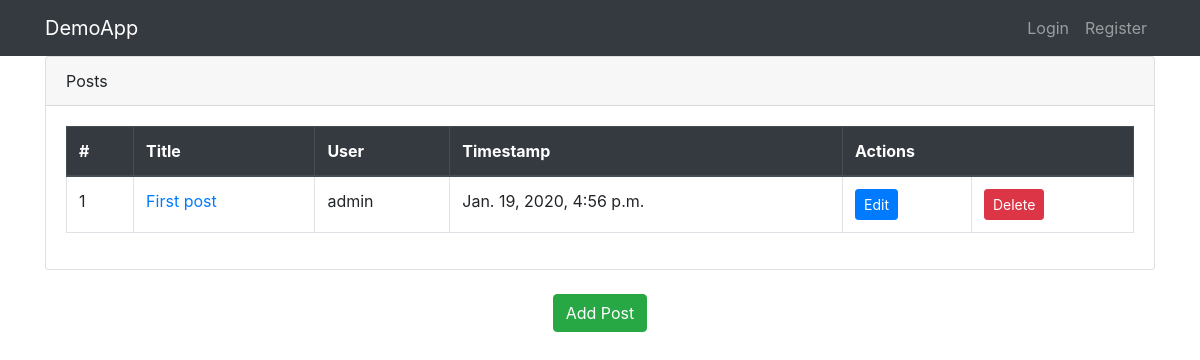
/blog/, run on an earlier commit of the app's database.
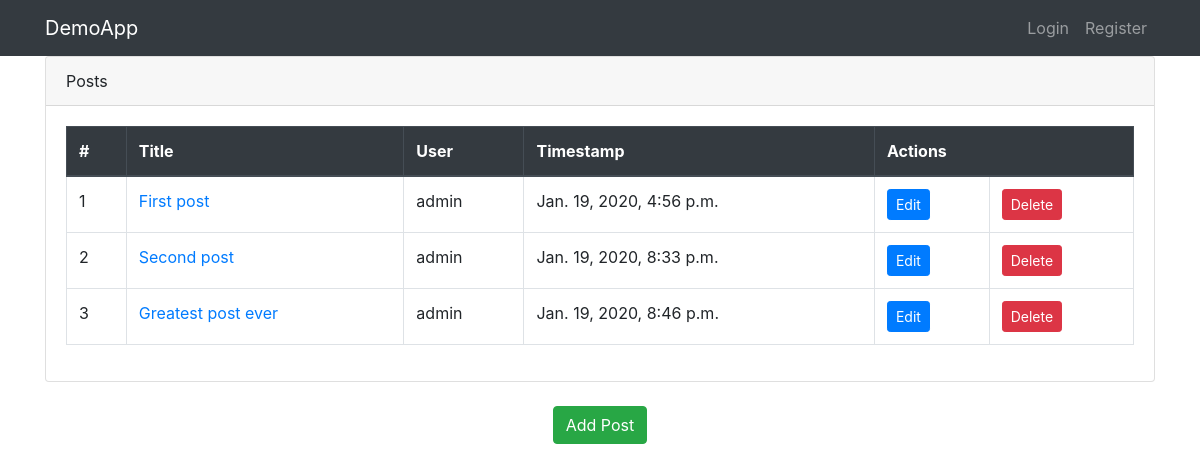
And on a later commit of the database.
### blog/models.py (models this page shows, shortened)
class Post(models.Model):
	user = models.ForeignKey(User, on_delete=models.CASCADE)
	title = models.CharField(max_length=100, unique=True)
	content = models.TextField()
	created_at = models.DateTimeField(auto_now_add=True)
	updated_at = models.DateTimeField(auto_now=True)

### blog/views.py (the view)
def index(request):
	posts = Post.objects.all()
	return render(request, 'blog/index.html', {'posts': posts})

### blog/templates/blog/index.html (shortened to what this page needs)
{% extends 'blog/base.html' %}
{% block body %}
	<div class="container">
		<div class="card">
			<div class="card-header">Posts</div>
			<div class="card-body">
				<table class="table table-bordered">
					<thead class="thead-dark">
						<th>#</th>
						<th>Title</th>
						<th>User</th>
						<th>Timestamp</th>
						<th colspan="2">Actions</th>
					</thead>
					<tbody class="tbody-light">
						{% for post in posts %}
							<tr>
								<td>{{ post.id }}</td>
								<td><a href="{% url 'blog:details' post.id %}">{{ post.title }}</a></td>
								<td>{{ post.user.username }}</td>
								<td>{{ post.created_at }}</td>
								<td><a href="{% url 'blog:edit' post.id %}" class="btn btn-primary btn-sm">Edit</a></td>
								<td><a href="{% url 'blog:delete' post.id %}" class="btn btn-danger btn-sm">Delete</a></td></td>
							</tr>
						{% endfor %}
					</tbody>
				</table>
			</div>
		</div>
	</div>
	<br>
	<div class="text-center">
		<a href="{% url 'blog:create' %}" class="btn btn-success">Add Post</a>
	</div>
{% endblock %}

### blog/templates/blog/base.html (shortened to what this page needs)
<!DOCTYPE html>
<html lang="en">
<head>
    {% load static %}
    <link rel="stylesheet" type="text/css" href="{% static 'css/bootstrap.min.css' %}">
</head>
<body>
    {% include 'blog/navbar.html' %}
    {% block body %}
    {% endblock %}
</body>
</html>

### blog/templates/blog/navbar.html (shortened to what this page needs)
<nav class="navbar navbar-expand-lg navbar-dark bg-dark">
  <div class="container">
    <a class="navbar-brand" href="{% url 'blog:index' %}">DemoApp</a>
    <div class="collapse navbar-collapse" id="navbarSupportedContent">
      {% if user.is_authenticated %}
        <ul class="navbar-nav mr-auto">
          <li class="nav-item">
            <a class="nav-link" href="{% url 'blog:index' %}">Home</a>
          </li>
          <li class="nav-item">
            <a class="nav-link" href="{% url 'blog:index' %}">Posts</a>
          </li>
        </ul>
        <ul class="navbar-nav ml-auto">
          <li class="nav-item dropdown">
            <a class="nav-link dropdown-toggle" href="#" id="navbarDropdown" role="button" data-toggle="dropdown" aria-haspopup="true" aria-expanded="false">
              {{ user.username }}
            </a>
          </li>
        </ul>
      {% else %}
        <ul class="navbar-nav ml-auto">
          <li class="nav-item">
            <a href="#" class="nav-link">Login</a>
          </li>
          <li class="nav-item">
            <a href="#" class="nav-link">Register</a>
          </li>
        </ul>
      {% endif %}
    </div>
  </div>
</nav>

### blog/templates/blog/index.html (style rules this page uses)
body { background: url('https://designshack.net/wp-content/uploads/best-subtle-black-white-background-textures.jpg'); }

What changed in the data, as far as the page shows it:
added Post: id "2", title "Second post", user.username "admin", created_at "Jan. 19, 2020, 8:33 p.m."
added Post: id "3", title "Greatest post ever", user.username "admin", created_at "Jan. 19, 2020, 8:46 p.m."
